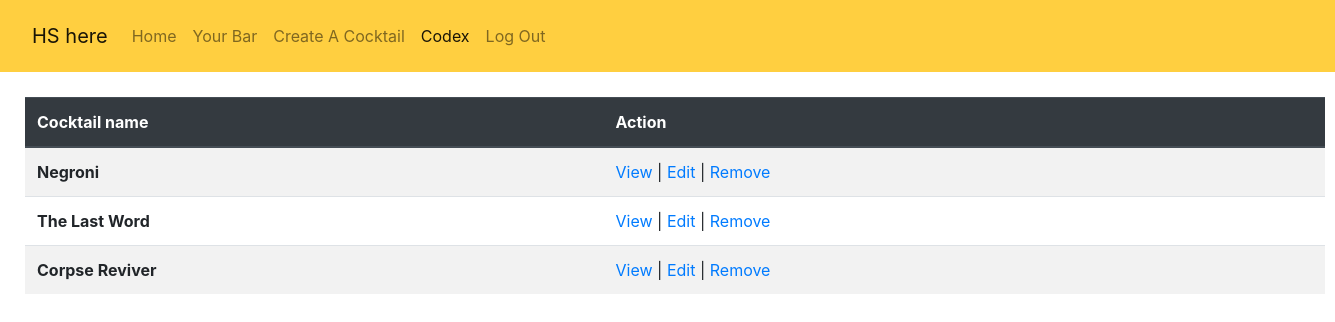
/codex (signed in), run on an earlier commit of the app's database.
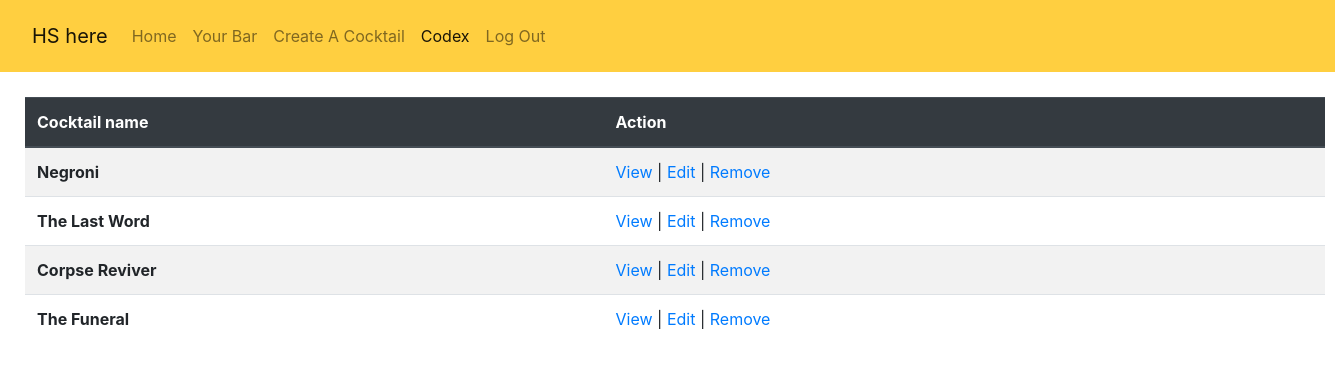
And on a later commit of the database.
### spirit_app/models.py (models this page shows)
class Cocktail(models.Model):
    name = models.CharField(max_length=255)
    desc = models.TextField()
    created_on = models.DateTimeField(auto_now_add=True)
    updated_on = models.DateTimeField(auto_now=True)
    objects = CocktailManager()

### spirit_app/views.py (the view)
# urls.py: path('codex', views.codex),
def codex(request):
    if 'user' not in request.session:
        return redirect('/')
    context={
        "cocktails" : Cocktail.objects.all()
    }
    return render(request, 'codex.html', context)

### spirit_app/templates/codex.html (shortened to what this page needs)
<!DOCTYPE html>
<html lang="en">
<head>
    <link rel="stylesheet" href="https://stackpath.bootstrapcdn.com/bootstrap/4.5.0/css/bootstrap.min.css">
    {% load static%}
    <link rel="stylesheet" href="{% static 'css/style.css'%}">
</head>
<body>
    <nav class="navbar navbar-expand-lg navbar-light" id="navigation">
        <div id="navigation" class="navbar navbar-expand-lg navbar-light">
            <a class="navbar-brand" href="/home">HS here</a>
            <div class="collapse navbar-collapse" id="navbarSupportedContent">
                <ul class="navbar-nav mr-auto">
                    <li class="nav-item">
                        <a class="nav-link" href="/home">Home</a>
                    </li>
                    <li class="nav-item">
                        <a class="nav-link" href="/your_bar">Your Bar</a>
                    </li>
                    <li class="nav-item">
                        <a class="nav-link" href="/create_cocktail">Create A Cocktail</a>
                    </li>
                    <li class="nav-item active">
                        <a class="nav-link" href="/codex">Codex <span class="sr-only">(current)</span></a>
                    </li>
                    <li class="nav-item">
                        <a class="nav-link" href="/log_out">Log Out</a>
                    </li>
                </ul>
            </div>
        </div>
    </nav>
    <div class="margin_these">
        <table class="table table-striped mx-auto" style="width: 1300px;">
            <thead class="thead-dark">
                <tr>
                    <th>Cocktail name</th>
                    <th>Action</th>
                </tr>
            </thead>
            <tbody>
            {% for cocktail in cocktails %}
                <tr>
                    <th scope="row">{{cocktail.name}}</th>
                    <td><a href="/view_cocktail/{{cocktail.id}}">View </a>|<a href="/edit_cocktail/{{cocktail.id}}"> Edit </a>|<a href="/remove_cocktail/{{cocktail.id}}"> Remove</a></td>
                </tr>
            {% endfor %}
            </tbody>
        </table>
    </div>
</body>
</html>

What changed in the data, as far as the page shows it:
added Cocktail: name "The Funeral"
